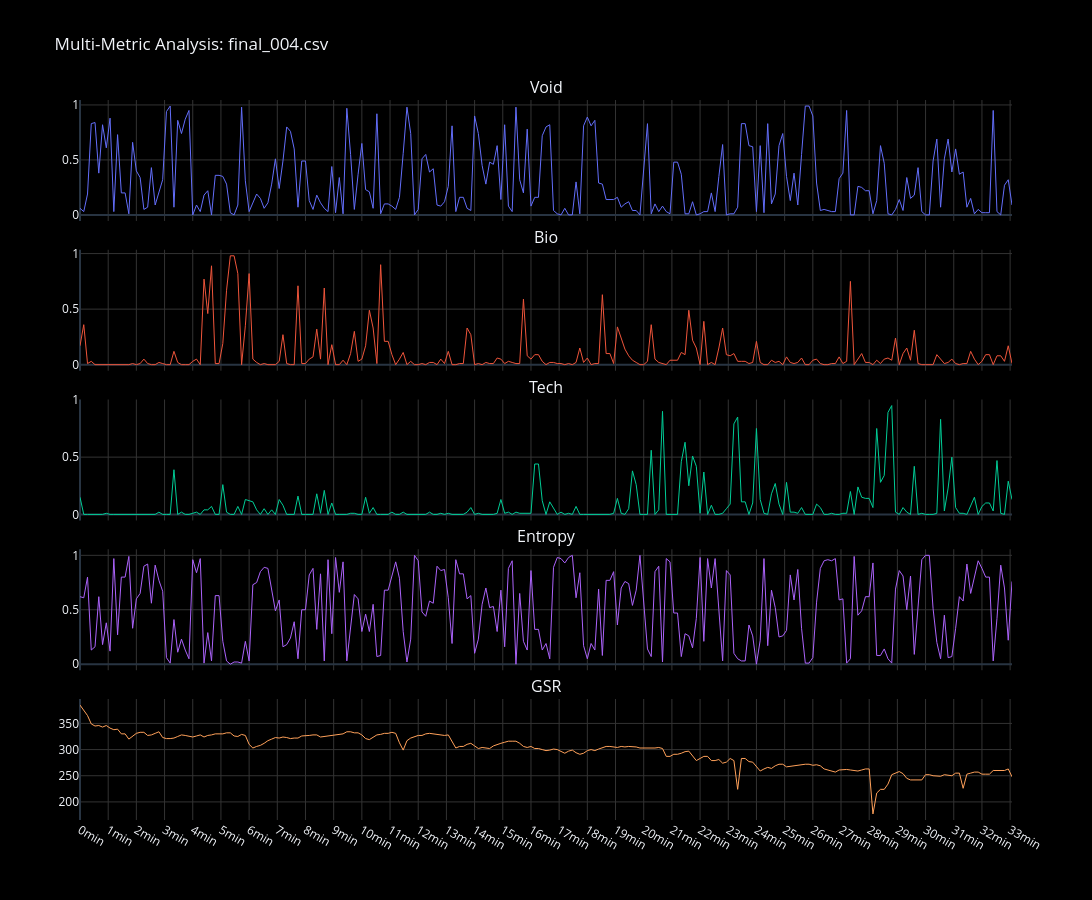

The notebook cell this image was saved under:
### Code cell
import pandas as pd
import plotly.subplots as sp
import plotly.graph_objects as go

# ---------------------------------------------------------
# 1. Data Loading & Configuration
# ---------------------------------------------------------
filename = 'final_002.csv'
df = pd.read_csv(filename)

# Settings for time-series conversion
sampling_interval = 8.25 # seconds per sample
metrics = ["Void", "Bio", "Tech", "Entropy", "GSR"]
colors = ["#636EFA", "#EF553B", "#00CC96", "#AB63FA", "#FFA15A"]

# Calculate time axis in seconds
x_seconds = [i * sampling_interval for i in range(len(df))]
total_seconds = len(df) * sampling_interval

# Generate ticks every 60 seconds (1 minute intervals)
tick_vals = [i for i in range(0, int(total_seconds) + 1, 60)]
tick_text = [f"{i//60}min" for i in tick_vals]

# ---------------------------------------------------------
# 2. Subplot Creation
# ---------------------------------------------------------
# Create stacked subplots for each metric with shared X-axis
fig = sp.make_subplots(
    rows=len(metrics), 
    cols=1, 
    shared_xaxes=True, 
    vertical_spacing=0.04, 
    subplot_titles=metrics
)

for i, metric in enumerate(metrics):
    fig.add_trace(
        go.Scatter(
            x=x_seconds, 
            y=df[metric], 
            name=metric, 
            mode='lines', 
            line=dict(color=colors[i], width=1)
        ), 
        row=i+1, col=1
    )

# ---------------------------------------------------------
# 3. Layout & Export Configuration
# ---------------------------------------------------------
fig.update_layout(
    width=1600, height=900,
    title_text=f"Multi-Metric Time-Series Analysis: {filename}",
    template="plotly_dark", 
    paper_bgcolor="black", 
    plot_bgcolor="black", 
    showlegend=False
)

# Set common X-axis properties
fig.update_xaxes(tickvals=tick_vals, ticktext=tick_text, gridcolor='#333333')
fig.update_yaxes(gridcolor='#333333')

# --- Key Feature: SVG Export Configuration ---
# Setting the download button to export high-quality SVG instead of PNG
config = {
  'toImageButtonOptions': {
    'format': 'svg',
    'filename': 'multi_metric_export',
    'height': 900,
    'width': 1600,
    'scale': 1 
  }
}

# Render plot with custom config
fig.show(config=config)

### Figure 1 — Plotly figure (JSON) as saved in the notebook; plotly's stock layout.template omitted (floating-point values rounded to 4 significant figures; data arrays with more than 128 entries replaced by an {"elided": "..."} marker saying what was removed)
{"data": [{"line": {"color": "#636EFA", "width": 1}, "mode": "lines", "name": "Void", "type": "scatter", "x": {"elided": "249 int values"}, "xaxis": "x", "y": {"elided": "249 float values"}, "yaxis": "y"}, {"line": {"color": "#EF553B", "width": 1}, "mode": "lines", "name": "Bio", "type": "scatter", "x": {"elided": "249 int values"}, "xaxis": "x2", "y": {"elided": "249 float values"}, "yaxis": "y2"}, {"line": {"color": "#00CC96", "width": 1}, "mode": "lines", "name": "Tech", "type": "scatter", "x": {"elided": "249 int values"}, "xaxis": "x3", "y": {"elided": "249 float values"}, "yaxis": "y3"}, {"line": {"color": "#AB63FA", "width": 1}, "mode": "lines", "name": "Entropy", "type": "scatter", "x": {"elided": "249 int values"}, "xaxis": "x4", "y": {"elided": "249 float values"}, "yaxis": "y4"}, {"line": {"color": "#FFA15A", "width": 1}, "mode": "lines", "name": "GSR", "type": "scatter", "x": {"elided": "249 int values"}, "xaxis": "x5", "y": {"elided": "249 float values"}, "yaxis": "y5"}], "layout": {"annotations": [{"font": {"size": 16}, "showarrow": false, "text": "Void", "x": 0.5, "xanchor": "center", "xref": "paper", "y": 1, "yanchor": "bottom", "yref": "paper"}, {"font": {"size": 16}, "showarrow": false, "text": "Bio", "x": 0.5, "xanchor": "center", "xref": "paper", "y": 0.792, "yanchor": "bottom", "yref": "paper"}, {"font": {"size": 16}, "showarrow": false, "text": "Tech", "x": 0.5, "xanchor": "center", "xref": "paper", "y": 0.584, "yanchor": "bottom", "yref": "paper"}, {"font": {"size": 16}, "showarrow": false, "text": "Entropy", "x": 0.5, "xanchor": "center", "xref": "paper", "y": 0.376, "yanchor": "bottom", "yref": "paper"}, {"font": {"size": 16}, "showarrow": false, "text": "GSR", "x": 0.5, "xanchor": "center", "xref": "paper", "y": 0.168, "yanchor": "bottom", "yref": "paper"}], "height": 900, "paper_bgcolor": "black", "plot_bgcolor": "black", "showlegend": false, "title": {"text": "Multi-Metric Analysis: final_004.csv"}, "width": 1600, "xaxis": {"anchor": "y", "domain": [0, 1], "gridcolor": "#333333", "matches": "x5", "showticklabels": false, "ticktext": ["0min", "1min", "2min", "3min", "4min", "5min", "6min", "7min", "8min", "9min", "10min", "11min", "12min", "13min", "14min", "15min", "16min", "17min", "18min", "19min", "20min", "21min", "22min", "23min", "24min", "25min", "26min", "27min", "28min", "29min", "30min", "31min", "32min", "33min"], "tickvals": [0, 60, 120, 180, 240, 300, 360, 420, 480, 540, 600, 660, 720, 780, 840, 900, 960, 1020, 1080, 1140, 1200, 1260, 1320, 1380, 1440, 1500, 1560, 1620, 1680, 1740, 1800, 1860, 1920, 1980]}, "xaxis2": {"anchor": "y2", "domain": [0, 1], "gridcolor": "#333333", "matches": "x5", "showticklabels": false, "ticktext": ["0min", "1min", "2min", "3min", "4min", "5min", "6min", "7min", "8min", "9min", "10min", "11min", "12min", "13min", "14min", "15min", "16min", "17min", "18min", "19min", "20min", "21min", "22min", "23min", "24min", "25min", "26min", "27min", "28min", "29min", "30min", "31min", "32min", "33min"], "tickvals": [0, 60, 120, 180, 240, 300, 360, 420, 480, 540, 600, 660, 720, 780, 840, 900, 960, 1020, 1080, 1140, 1200, 1260, 1320, 1380, 1440, 1500, 1560, 1620, 1680, 1740, 1800, 1860, 1920, 1980]}, "xaxis3": {"anchor": "y3", "domain": [0, 1], "gridcolor": "#333333", "matches": "x5", "showticklabels": false, "ticktext": ["0min", "1min", "2min", "3min", "4min", "5min", "6min", "7min", "8min", "9min", "10min", "11min", "12min", "13min", "14min", "15min", "16min", "17min", "18min", "19min", "20min", "21min", "22min", "23min", "24min", "25min", "26min", "27min", "28min", "29min", "30min", "31min", "32min", "33min"], "tickvals": [0, 60, 120, 180, 240, 300, 360, 420, 480, 540, 600, 660, 720, 780, 840, 900, 960, 1020, 1080, 1140, 1200, 1260, 1320, 1380, 1440, 1500, 1560, 1620, 1680, 1740, 1800, 1860, 1920, 1980]}, "xaxis4": {"anchor": "y4", "domain": [0, 1], "gridcolor": "#333333", "matches": "x5", "showticklabels": false, "ticktext": ["0min", "1min", "2min", "3min", "4min", "5min", "6min", "7min", "8min", "9min", "10min", "11min", "12min", "13min", "14min", "15min", "16min", "17min", "18min", "19min", "20min", "21min", "22min", "23min", "24min", "25min", "26min", "27min", "28min", "29min", "30min", "31min", "32min", "33min"], "tickvals": [0, 60, 120, 180, 240, 300, 360, 420, 480, 540, 600, 660, 720, 780, 840, 900, 960, 1020, 1080, 1140, 1200, 1260, 1320, 1380, 1440, 1500, 1560, 1620, 1680, 1740, 1800, 1860, 1920, 1980]}, "xaxis5": {"anchor": "y5", "domain": [0, 1], "gridcolor": "#333333", "ticktext": ["0min", "1min", "2min", "3min", "4min", "5min", "6min", "7min", "8min", "9min", "10min", "11min", "12min", "13min", "14min", "15min", "16min", "17min", "18min", "19min", "20min", "21min", "22min", "23min", "24min", "25min", "26min", "27min", "28min", "29min", "30min", "31min", "32min", "33min"], "tickvals": [0, 60, 120, 180, 240, 300, 360, 420, 480, 540, 600, 660, 720, 780, 840, 900, 960, 1020, 1080, 1140, 1200, 1260, 1320, 1380, 1440, 1500, 1560, 1620, 1680, 1740, 1800, 1860, 1920, 1980]}, "yaxis": {"anchor": "x", "domain": [0.832, 1], "gridcolor": "#333333"}, "yaxis2": {"anchor": "x2", "domain": [0.624, 0.792], "gridcolor": "#333333"}, "yaxis3": {"anchor": "x3", "domain": [0.416, 0.584], "gridcolor": "#333333"}, "yaxis4": {"anchor": "x4", "domain": [0.208, 0.376], "gridcolor": "#333333"}, "yaxis5": {"anchor": "x5", "domain": [0, 0.168], "gridcolor": "#333333"}}}
